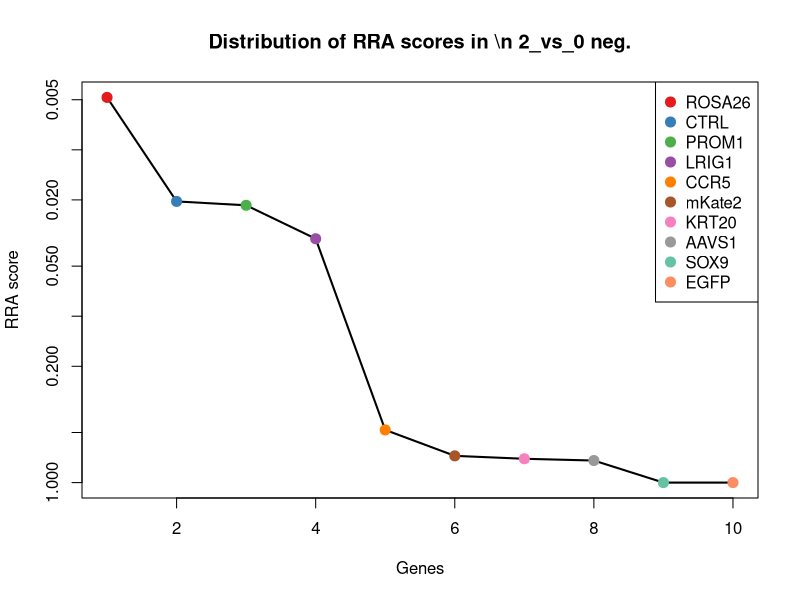
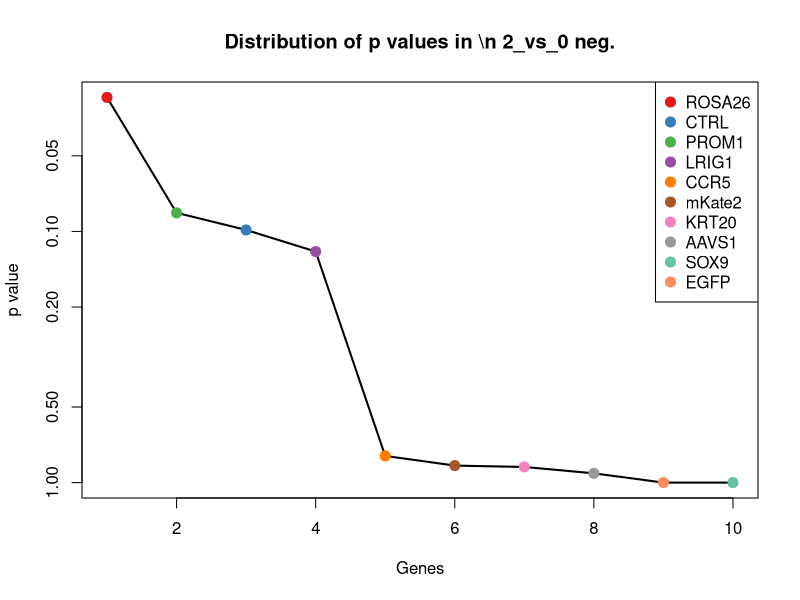
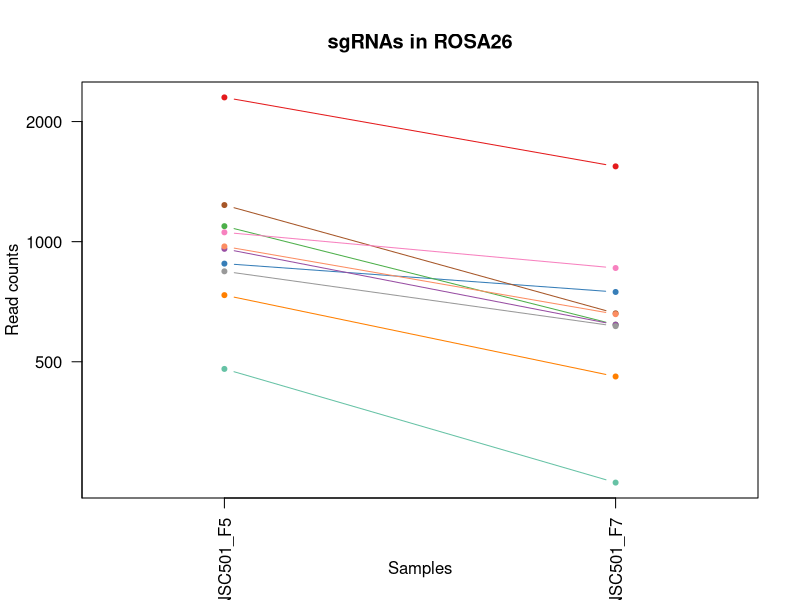
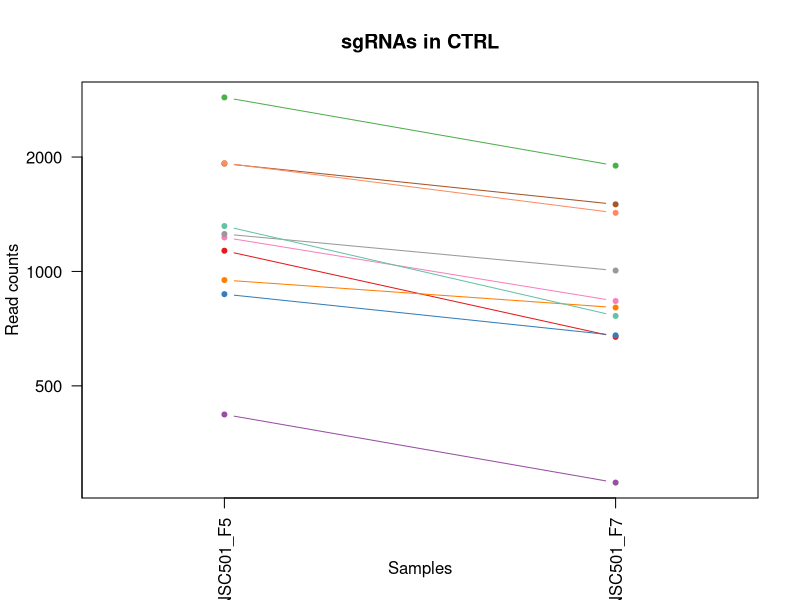
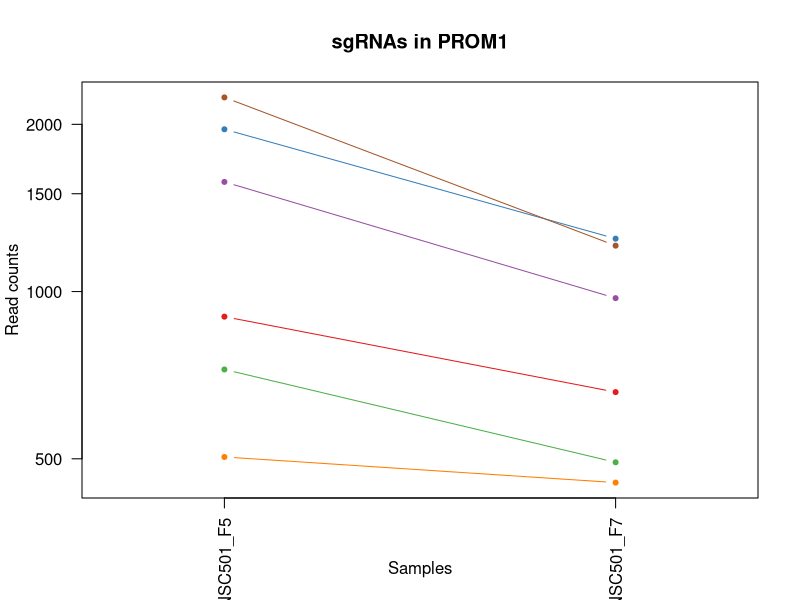
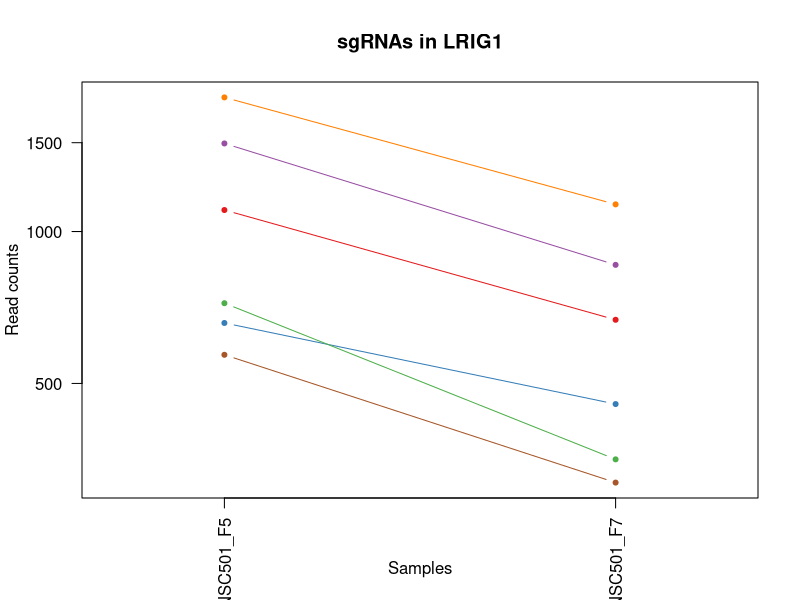
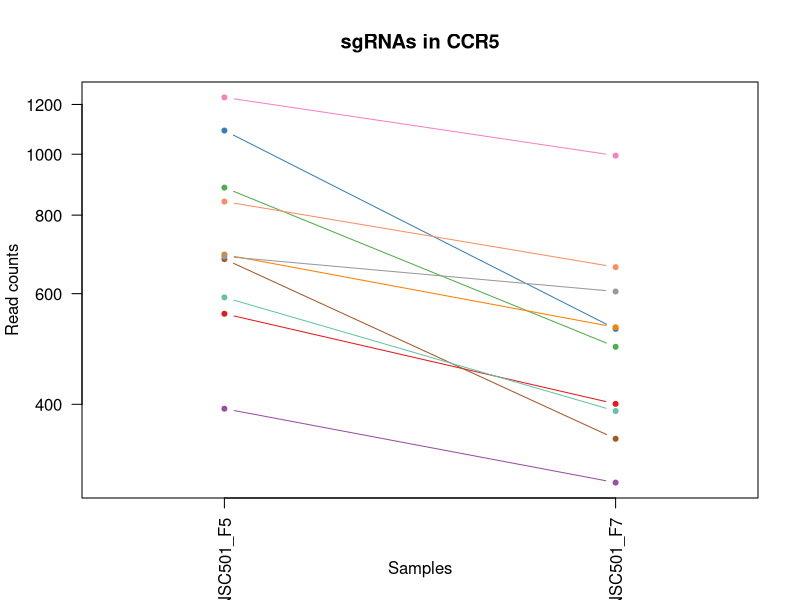
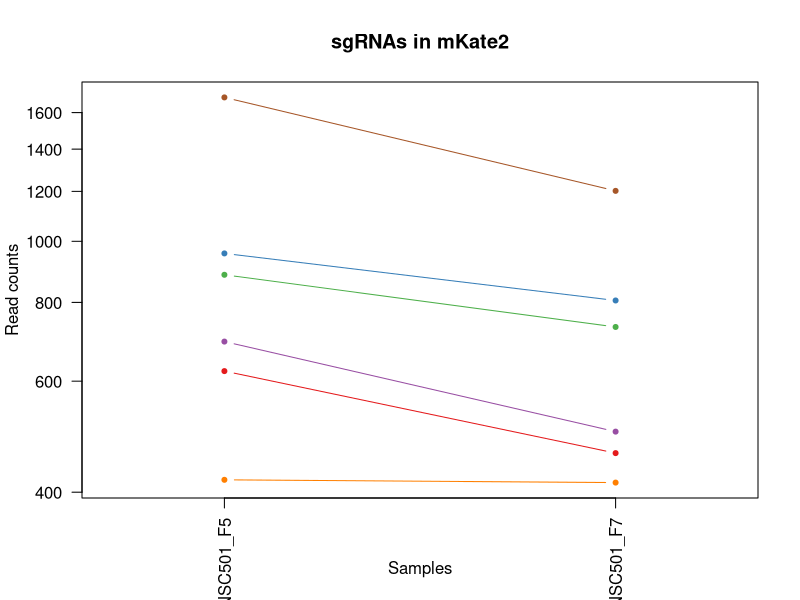

Generate these figures, in order, with R: (Note: this script raises an error after producing the figures.)
pdf(file='S1B_c0_t2.pdf',width=4.5,height=4.5);
gstable=read.table('S1B_c0_t2.gene_summary.txt',header=T)
# 
#
# parameters
# Do not modify the variables beginning with "__"

# gstablename='__GENE_SUMMARY_FILE__'
startindex=3
# outputfile='__OUTPUT_FILE__'
targetgenelist=c("ROSA26","CTRL","PROM1","LRIG1","CCR5","mKate2","KRT20","AAVS1","SOX9","EGFP")
# samplelabel=sub('.\\w+.\\w+$','',colnames(gstable)[startindex]);
samplelabel='2_vs_0 neg.'


# You need to write some codes in front of this code:
# gstable=read.table(gstablename,header=T)
# pdf(file=outputfile,width=6,height=6)


# set up color using RColorBrewer
#library(RColorBrewer)
#colors <- brewer.pal(length(targetgenelist), "Set1")

colors=c( "#E41A1C", "#377EB8", "#4DAF4A", "#984EA3", "#FF7F00",  "#A65628", "#F781BF",
          "#999999", "#66C2A5", "#FC8D62", "#8DA0CB", "#E78AC3", "#A6D854", "#FFD92F", "#E5C494", "#B3B3B3", 
          "#8DD3C7", "#FFFFB3", "#BEBADA", "#FB8072", "#80B1D3", "#FDB462", "#B3DE69", "#FCCDE5",
          "#D9D9D9", "#BC80BD", "#CCEBC5", "#FFED6F")

######
# function definition

plotrankedvalues<-function(val, tglist, ...){
  
  plot(val,log='y',ylim=c(max(val),min(val)),type='l',lwd=2, ...)
  if(length(tglist)>0){
    for(i in 1:length(tglist)){
      targetgene=tglist[i];
      tx=which(names(val)==targetgene);ty=val[targetgene];
      points(tx,ty,col=colors[(i %% length(colors)) ],cex=2,pch=20)
      # text(tx+50,ty,targetgene,col=colors[i])
    }
    legend('topright',tglist,pch=20,pt.cex = 2,cex=1,col=colors)
  }
}



plotrandvalues<-function(val,targetgenelist, ...){
  # choose the one with the best distance distribution
  
  mindiffvalue=0;
  randval=val;
  for(i in 1:20){
    randval0=sample(val)
    vindex=sort(which(names(randval0) %in% targetgenelist))
    if(max(vindex)>0.9*length(val)){
      # print('pass...')
      next;
    }
    mindiffind=min(diff(vindex));
    if (mindiffind > mindiffvalue){
      mindiffvalue=mindiffind;
      randval=randval0;
      # print(paste('Diff: ',mindiffvalue))
    }
  }
  plot(randval,log='y',ylim=c(max(randval),min(randval)),pch=20,col='grey', ...)
  
  if(length(targetgenelist)>0){
    for(i in 1:length(targetgenelist)){
      targetgene=targetgenelist[i];
      tx=which(names(randval)==targetgene);ty=randval[targetgene];
      points(tx,ty,col=colors[(i %% length(colors)) ],cex=2,pch=20)
      text(tx+50,ty,targetgene,col=colors[i])
    }
  }
  
}




# set.seed(1235)



pvec=gstable[,startindex]
names(pvec)=gstable[,'id']
pvec=sort(pvec);

plotrankedvalues(pvec,targetgenelist,xlab='Genes',ylab='RRA score',main=paste('Distribution of RRA scores in \\n',samplelabel))

# plotrandvalues(pvec,targetgenelist,xlab='Genes',ylab='RRA score',main=paste('Distribution of RRA scores in \\n',samplelabel))


pvec=gstable[,startindex+1]
names(pvec)=gstable[,'id']
pvec=sort(pvec);

plotrankedvalues(pvec,targetgenelist,xlab='Genes',ylab='p value',main=paste('Distribution of p values in \\n',samplelabel))

# plotrandvalues(pvec,targetgenelist,xlab='Genes',ylab='p value',main=paste('Distribution of p values in \\n',samplelabel))



# you need to write after this code:
# dev.off()






# parameters
# Do not modify the variables beginning with "__"
targetmat=list(c(2298.243541159349,1543.332191888658),c(880.0357559689342,747.0774135650859),c(1092.623283526174,618.3792036652181),c(958.5590769585452,618.3792036652181),c(733.5227302200257,458.2911864726998),c(1234.3483018976672,660.2322800554191),c(1054.3192245068515,857.9880659991182),c(841.7316969496117,613.147569116443),c(478.80073774153107,247.9794776119403),c(971.9654976153081,657.093299326154))
targetgene="ROSA26"
collabel=c("S05_MNSC501_F5","S07_MNSC501_F7")

# set up color using RColorBrewer
#library(RColorBrewer)
#colors <- brewer.pal(length(targetgenelist), "Set1")

colors=c( "#E41A1C", "#377EB8", "#4DAF4A", "#984EA3", "#FF7F00",  "#A65628", "#F781BF",
          "#999999", "#66C2A5", "#FC8D62", "#8DA0CB", "#E78AC3", "#A6D854", "#FFD92F", "#E5C494", "#B3B3B3", 
          "#8DD3C7", "#FFFFB3", "#BEBADA", "#FB8072", "#80B1D3", "#FDB462", "#B3DE69", "#FCCDE5",
          "#D9D9D9", "#BC80BD", "#CCEBC5", "#FFED6F")


## code

targetmatvec=unlist(targetmat)+1
yrange=range(targetmatvec[targetmatvec>0]);
# yrange[1]=1; # set the minimum value to 1
for(i in 1:length(targetmat)){
  vali=targetmat[[i]]+1;
  if(i==1){
    plot(1:length(vali),vali,type='b',las=1,pch=20,main=paste('sgRNAs in',targetgene),ylab='Read counts',xlab='Samples',xlim=c(0.7,length(vali)+0.3),ylim = yrange,col=colors[(i %% length(colors))],xaxt='n',log='y')
    axis(1,at=1:length(vali),labels=(collabel),las=2)
    # lines(0:100,rep(1,101),col='black');
  }else{
    lines(1:length(vali),vali,type='b',pch=20,col=colors[(i %% length(colors))])
  }
}




# parameters
# Do not modify the variables beginning with "__"
targetmat=list(c(1132.8425454964627,671.7418760627243),c(870.4597412141035,678.0198375212544),c(2868.9740205472544,1896.9906873858554),c(419.42944626158123,277.2766310850809),c(948.0254607282316,802.5327397821021),c(1920.9485598190226,1500.432788588702),c(1227.6450915692858,834.9688739845078),c(1253.5003314073283,1004.4738333648214),c(1315.7444273137273,762.7723172114113),c(1926.694168671921,1425.0972510863403))
targetgene="CTRL"
collabel=c("S05_MNSC501_F5","S07_MNSC501_F7")

# set up color using RColorBrewer
#library(RColorBrewer)
#colors <- brewer.pal(length(targetgenelist), "Set1")

colors=c( "#E41A1C", "#377EB8", "#4DAF4A", "#984EA3", "#FF7F00",  "#A65628", "#F781BF",
          "#999999", "#66C2A5", "#FC8D62", "#8DA0CB", "#E78AC3", "#A6D854", "#FFD92F", "#E5C494", "#B3B3B3", 
          "#8DD3C7", "#FFFFB3", "#BEBADA", "#FB8072", "#80B1D3", "#FDB462", "#B3DE69", "#FCCDE5",
          "#D9D9D9", "#BC80BD", "#CCEBC5", "#FFED6F")


## code

targetmatvec=unlist(targetmat)+1
yrange=range(targetmatvec[targetmatvec>0]);
# yrange[1]=1; # set the minimum value to 1
for(i in 1:length(targetmat)){
  vali=targetmat[[i]]+1;
  if(i==1){
    plot(1:length(vali),vali,type='b',las=1,pch=20,main=paste('sgRNAs in',targetgene),ylab='Read counts',xlab='Samples',xlim=c(0.7,length(vali)+0.3),ylim = yrange,col=colors[(i %% length(colors))],xaxt='n',log='y')
    axis(1,at=1:length(vali),labels=(collabel),las=2)
    # lines(0:100,rep(1,101),col='black');
  }else{
    lines(1:length(vali),vali,type='b',pch=20,col=colors[(i %% length(colors))])
  }
}




# parameters
# Do not modify the variables beginning with "__"
targetmat=list(c(900.1453869540785,658.1396262359091),c(1958.2950173628622,1244.0826956987214),c(722.989113989712,491.7736475848605),c(1574.2968256941542,972.0376991624157),c(502.74077462860765,452.0132250141696),c(2235.041843777467,1208.5075807670507))
targetgene="PROM1"
collabel=c("S05_MNSC501_F5","S07_MNSC501_F7")

# set up color using RColorBrewer
#library(RColorBrewer)
#colors <- brewer.pal(length(targetgenelist), "Set1")

colors=c( "#E41A1C", "#377EB8", "#4DAF4A", "#984EA3", "#FF7F00",  "#A65628", "#F781BF",
          "#999999", "#66C2A5", "#FC8D62", "#8DA0CB", "#E78AC3", "#A6D854", "#FFD92F", "#E5C494", "#B3B3B3", 
          "#8DD3C7", "#FFFFB3", "#BEBADA", "#FB8072", "#80B1D3", "#FDB462", "#B3DE69", "#FCCDE5",
          "#D9D9D9", "#BC80BD", "#CCEBC5", "#FFED6F")


## code

targetmatvec=unlist(targetmat)+1
yrange=range(targetmatvec[targetmatvec>0]);
# yrange[1]=1; # set the minimum value to 1
for(i in 1:length(targetmat)){
  vali=targetmat[[i]]+1;
  if(i==1){
    plot(1:length(vali),vali,type='b',las=1,pch=20,main=paste('sgRNAs in',targetgene),ylab='Read counts',xlab='Samples',xlim=c(0.7,length(vali)+0.3),ylim = yrange,col=colors[(i %% length(colors))],xaxt='n',log='y')
    axis(1,at=1:length(vali),labels=(collabel),las=2)
    # lines(0:100,rep(1,101),col='black');
  }else{
    lines(1:length(vali),vali,type='b',pch=20,col=colors[(i %% length(colors))])
  }
}




# parameters
# Do not modify the variables beginning with "__"
targetmat=list(c(1102.1992982810045,667.5565684237042),c(657.8722136568637,454.1058788336797),c(720.1163095632628,352.6121685874425),c(1493.858301753577,857.9880659991182),c(1843.3828403048947,1131.079389445179),c(568.8152764369389,317.03705365577173))
targetgene="LRIG1"
collabel=c("S05_MNSC501_F5","S07_MNSC501_F7")

# set up color using RColorBrewer
#library(RColorBrewer)
#colors <- brewer.pal(length(targetgenelist), "Set1")

colors=c( "#E41A1C", "#377EB8", "#4DAF4A", "#984EA3", "#FF7F00",  "#A65628", "#F781BF",
          "#999999", "#66C2A5", "#FC8D62", "#8DA0CB", "#E78AC3", "#A6D854", "#FFD92F", "#E5C494", "#B3B3B3", 
          "#8DD3C7", "#FFFFB3", "#BEBADA", "#FB8072", "#80B1D3", "#FDB462", "#B3DE69", "#FCCDE5",
          "#D9D9D9", "#BC80BD", "#CCEBC5", "#FFED6F")


## code

targetmatvec=unlist(targetmat)+1
yrange=range(targetmatvec[targetmatvec>0]);
# yrange[1]=1; # set the minimum value to 1
for(i in 1:length(targetmat)){
  vali=targetmat[[i]]+1;
  if(i==1){
    plot(1:length(vali),vali,type='b',las=1,pch=20,main=paste('sgRNAs in',targetgene),ylab='Read counts',xlab='Samples',xlim=c(0.7,length(vali)+0.3),ylim = yrange,col=colors[(i %% length(colors))],xaxt='n',log='y')
    axis(1,at=1:length(vali),labels=(collabel),las=2)
    # lines(0:100,rep(1,101),col='black');
  }else{
    lines(1:length(vali),vali,type='b',pch=20,col=colors[(i %% length(colors))])
  }
}




# parameters
# Do not modify the variables beginning with "__"
targetmat=list(c(556.3664572556592,399.6968795264185),c(1089.7504790997248,526.3024356067762),c(883.8661618708664,492.8199744946155),c(392.6166049480555,299.2494961899364),c(691.3882652987709,529.4414163360412),c(679.8970475929741,351.5658416776875),c(1230.517895995735,994.0105642672712),c(686.6002579213556,603.7306269286479),c(590.8401103730494,389.2336104288683),c(839.8164939986456,660.2322800554191))
targetgene="CCR5"
collabel=c("S05_MNSC501_F5","S07_MNSC501_F7")

# set up color using RColorBrewer
#library(RColorBrewer)
#colors <- brewer.pal(length(targetgenelist), "Set1")

colors=c( "#E41A1C", "#377EB8", "#4DAF4A", "#984EA3", "#FF7F00",  "#A65628", "#F781BF",
          "#999999", "#66C2A5", "#FC8D62", "#8DA0CB", "#E78AC3", "#A6D854", "#FFD92F", "#E5C494", "#B3B3B3", 
          "#8DD3C7", "#FFFFB3", "#BEBADA", "#FB8072", "#80B1D3", "#FDB462", "#B3DE69", "#FCCDE5",
          "#D9D9D9", "#BC80BD", "#CCEBC5", "#FFED6F")


## code

targetmatvec=unlist(targetmat)+1
yrange=range(targetmatvec[targetmatvec>0]);
# yrange[1]=1; # set the minimum value to 1
for(i in 1:length(targetmat)){
  vali=targetmat[[i]]+1;
  if(i==1){
    plot(1:length(vali),vali,type='b',las=1,pch=20,main=paste('sgRNAs in',targetgene),ylab='Read counts',xlab='Samples',xlim=c(0.7,length(vali)+0.3),ylim = yrange,col=colors[(i %% length(colors))],xaxt='n',log='y')
    axis(1,at=1:length(vali),labels=(collabel),las=2)
    # lines(0:100,rep(1,101),col='black');
  }else{
    lines(1:length(vali),vali,type='b',pch=20,col=colors[(i %% length(colors))])
  }
}




# parameters
# Do not modify the variables beginning with "__"
targetmat=list(c(621.4833575885074,460.3838402922098),c(955.686272532096,804.6253936016121),c(883.8661618708664,730.3361830090056),c(692.345866774254,498.0516090433906),c(417.5142433106151,413.2991293532338),c(1690.1666042276047,1201.1832923987656))
targetgene="mKate2"
collabel=c("S05_MNSC501_F5","S07_MNSC501_F7")

# set up color using RColorBrewer
#library(RColorBrewer)
#colors <- brewer.pal(length(targetgenelist), "Set1")

colors=c( "#E41A1C", "#377EB8", "#4DAF4A", "#984EA3", "#FF7F00",  "#A65628", "#F781BF",
          "#999999", "#66C2A5", "#FC8D62", "#8DA0CB", "#E78AC3", "#A6D854", "#FFD92F", "#E5C494", "#B3B3B3", 
          "#8DD3C7", "#FFFFB3", "#BEBADA", "#FB8072", "#80B1D3", "#FDB462", "#B3DE69", "#FCCDE5",
          "#D9D9D9", "#BC80BD", "#CCEBC5", "#FFED6F")


## code

targetmatvec=unlist(targetmat)+1
yrange=range(targetmatvec[targetmatvec>0]);
# yrange[1]=1; # set the minimum value to 1
for(i in 1:length(targetmat)){
  vali=targetmat[[i]]+1;
  if(i==1){
    plot(1:length(vali),vali,type='b',las=1,pch=20,main=paste('sgRNAs in',targetgene),ylab='Read counts',xlab='Samples',xlim=c(0.7,length(vali)+0.3),ylim = yrange,col=colors[(i %% length(colors))],xaxt='n',log='y')
    axis(1,at=1:length(vali),labels=(collabel),las=2)
    # lines(0:100,rep(1,101),col='black');
  }else{
    lines(1:length(vali),vali,type='b',pch=20,col=colors[(i %% length(colors))])
  }
}




# parameters
# Do not modify the variables beginning with "__"
targetmat=list(c(523.808007089235,460.3838402922098),c(1025.5911802423595,776.3745670382266),c(762.2507744845175,559.7848967189369),c(522.850405613752,314.9443998362617),c(1516.8407371651706,1033.770986837962),c(540.0872321724471,416.4381100824989))
targetgene="KRT20"
collabel=c("S05_MNSC501_F5","S07_MNSC501_F7")

# set up color using RColorBrewer
#library(RColorBrewer)
#colors <- brewer.pal(length(targetgenelist), "Set1")

colors=c( "#E41A1C", "#377EB8", "#4DAF4A", "#984EA3", "#FF7F00",  "#A65628", "#F781BF",
          "#999999", "#66C2A5", "#FC8D62", "#8DA0CB", "#E78AC3", "#A6D854", "#FFD92F", "#E5C494", "#B3B3B3", 
          "#8DD3C7", "#FFFFB3", "#BEBADA", "#FB8072", "#80B1D3", "#FDB462", "#B3DE69", "#FCCDE5",
          "#D9D9D9", "#BC80BD", "#CCEBC5", "#FFED6F")


## code

targetmatvec=unlist(targetmat)+1
yrange=range(targetmatvec[targetmatvec>0]);
# yrange[1]=1; # set the minimum value to 1
for(i in 1:length(targetmat)){
  vali=targetmat[[i]]+1;
  if(i==1){
    plot(1:length(vali),vali,type='b',las=1,pch=20,main=paste('sgRNAs in',targetgene),ylab='Read counts',xlab='Samples',xlim=c(0.7,length(vali)+0.3),ylim = yrange,col=colors[(i %% length(colors))],xaxt='n',log='y')
    axis(1,at=1:length(vali),labels=(collabel),las=2)
    # lines(0:100,rep(1,101),col='black');
  }else{
    lines(1:length(vali),vali,type='b',pch=20,col=colors[(i %% length(colors))])
  }
}




# parameters
# Do not modify the variables beginning with "__"
targetmat=list(c(715.3283021858474,527.3487625165312),c(1135.7153499229119,791.0231437747968),c(726.8195198916442,456.1985326531897),c(348.56693707583463,332.7319573020971),c(662.6602210342791,438.4109751873543),c(250.8915865765623,290.8788809118962),c(586.0521029956341,386.0946296996032),c(1174.9770104177173,629.8887996725234),c(362.9309592080806,261.5817274387556),c(542.0024351234132,465.6154748409849))
targetgene="AAVS1"
collabel=c("S05_MNSC501_F5","S07_MNSC501_F7")

# set up color using RColorBrewer
#library(RColorBrewer)
#colors <- brewer.pal(length(targetgenelist), "Set1")

colors=c( "#E41A1C", "#377EB8", "#4DAF4A", "#984EA3", "#FF7F00",  "#A65628", "#F781BF",
          "#999999", "#66C2A5", "#FC8D62", "#8DA0CB", "#E78AC3", "#A6D854", "#FFD92F", "#E5C494", "#B3B3B3", 
          "#8DD3C7", "#FFFFB3", "#BEBADA", "#FB8072", "#80B1D3", "#FDB462", "#B3DE69", "#FCCDE5",
          "#D9D9D9", "#BC80BD", "#CCEBC5", "#FFED6F")


## code

targetmatvec=unlist(targetmat)+1
yrange=range(targetmatvec[targetmatvec>0]);
# yrange[1]=1; # set the minimum value to 1
for(i in 1:length(targetmat)){
  vali=targetmat[[i]]+1;
  if(i==1){
    plot(1:length(vali),vali,type='b',las=1,pch=20,main=paste('sgRNAs in',targetgene),ylab='Read counts',xlab='Samples',xlim=c(0.7,length(vali)+0.3),ylim = yrange,col=colors[(i %% length(colors))],xaxt='n',log='y')
    axis(1,at=1:length(vali),labels=(collabel),las=2)
    # lines(0:100,rep(1,101),col='black');
  }else{
    lines(1:length(vali),vali,type='b',pch=20,col=colors[(i %% length(colors))])
  }
}




# parameters
# Do not modify the variables beginning with "__"
targetmat=list(c(529.5536159421334,1018.0760831916367),c(150.34343165084076,1204.3222731280307),c(243.2307747726978,352.6121685874425),c(152.25863460180688,582.8040887335475),c(392.6166049480555,1275.4725029913723),c(567.8576749614559,957.3891224258454))
targetgene="SOX9"
collabel=c("S05_MNSC501_F5","S07_MNSC501_F7")

# set up color using RColorBrewer
#library(RColorBrewer)
#colors <- brewer.pal(length(targetgenelist), "Set1")

colors=c( "#E41A1C", "#377EB8", "#4DAF4A", "#984EA3", "#FF7F00",  "#A65628", "#F781BF",
          "#999999", "#66C2A5", "#FC8D62", "#8DA0CB", "#E78AC3", "#A6D854", "#FFD92F", "#E5C494", "#B3B3B3", 
          "#8DD3C7", "#FFFFB3", "#BEBADA", "#FB8072", "#80B1D3", "#FDB462", "#B3DE69", "#FCCDE5",
          "#D9D9D9", "#BC80BD", "#CCEBC5", "#FFED6F")


## code

targetmatvec=unlist(targetmat)+1
yrange=range(targetmatvec[targetmatvec>0]);
# yrange[1]=1; # set the minimum value to 1
for(i in 1:length(targetmat)){
  vali=targetmat[[i]]+1;
  if(i==1){
    plot(1:length(vali),vali,type='b',las=1,pch=20,main=paste('sgRNAs in',targetgene),ylab='Read counts',xlab='Samples',xlim=c(0.7,length(vali)+0.3),ylim = yrange,col=colors[(i %% length(colors))],xaxt='n',log='y')
    axis(1,at=1:length(vali),labels=(collabel),las=2)
    # lines(0:100,rep(1,101),col='black');
  }else{
    lines(1:length(vali),vali,type='b',pch=20,col=colors[(i %% length(colors))])
  }
}




# parameters
# Do not modify the variables beginning with "__"
targetmat=list(c(133.10660509214566,2683.828523521632),c(232.6971585423841,4673.942305875685),c(159.91944640567138,1892.8053797468353),c(169.495461160502,1894.8980335663455),c(158.96184493018833,3739.5723754644496),c(560.1968631575913,3004.004557906669))
targetgene="EGFP"
collabel=c("S05_MNSC501_F5","S07_MNSC501_F7")

# set up color using RColorBrewer
#library(RColorBrewer)
#colors <- brewer.pal(length(targetgenelist), "Set1")

colors=c( "#E41A1C", "#377EB8", "#4DAF4A", "#984EA3", "#FF7F00",  "#A65628", "#F781BF",
          "#999999", "#66C2A5", "#FC8D62", "#8DA0CB", "#E78AC3", "#A6D854", "#FFD92F", "#E5C494", "#B3B3B3", 
          "#8DD3C7", "#FFFFB3", "#BEBADA", "#FB8072", "#80B1D3", "#FDB462", "#B3DE69", "#FCCDE5",
          "#D9D9D9", "#BC80BD", "#CCEBC5", "#FFED6F")


## code

targetmatvec=unlist(targetmat)+1
yrange=range(targetmatvec[targetmatvec>0]);
# yrange[1]=1; # set the minimum value to 1
for(i in 1:length(targetmat)){
  vali=targetmat[[i]]+1;
  if(i==1){
    plot(1:length(vali),vali,type='b',las=1,pch=20,main=paste('sgRNAs in',targetgene),ylab='Read counts',xlab='Samples',xlim=c(0.7,length(vali)+0.3),ylim = yrange,col=colors[(i %% length(colors))],xaxt='n',log='y')
    axis(1,at=1:length(vali),labels=(collabel),las=2)
    # lines(0:100,rep(1,101),col='black');
  }else{
    lines(1:length(vali),vali,type='b',pch=20,col=colors[(i %% length(colors))])
  }
}



# 
#
# parameters
# Do not modify the variables beginning with "__"

# gstablename='__GENE_SUMMARY_FILE__'
startindex=9
# outputfile='__OUTPUT_FILE__'
targetgenelist=c("EGFP","SOX9","mKate2","PROM1","KRT20","AAVS1","CCR5","CTRL","LRIG1","ROSA26")
# samplelabel=sub('.\\w+.\\w+$','',colnames(gstable)[startindex]);
samplelabel='2_vs_0 pos.'


# You need to write some codes in front of this code:
# gstable=read.table(gstablename,header=T)
# pdf(file=outputfile,width=6,height=6)


# set up color using RColorBrewer
#library(RColorBrewer)
#colors <- brewer.pal(length(targetgenelist), "Set1")

colors=c( "#E41A1C", "#377EB8", "#4DAF4A", "#984EA3", "#FF7F00",  "#A65628", "#F781BF",
          "#999999", "#66C2A5", "#FC8D62", "#8DA0CB", "#E78AC3", "#A6D854", "#FFD92F", "#E5C494", "#B3B3B3", 
          "#8DD3C7", "#FFFFB3", "#BEBADA", "#FB8072", "#80B1D3", "#FDB462", "#B3DE69", "#FCCDE5",
          "#D9D9D9", "#BC80BD", "#CCEBC5", "#FFED6F")

######
# function definition

plotrankedvalues<-function(val, tglist, ...){
  
  plot(val,log='y',ylim=c(max(val),min(val)),type='l',lwd=2, ...)
  if(length(tglist)>0){
    for(i in 1:length(tglist)){
      targetgene=tglist[i];
      tx=which(names(val)==targetgene);ty=val[targetgene];
      points(tx,ty,col=colors[(i %% length(colors)) ],cex=2,pch=20)
      # text(tx+50,ty,targetgene,col=colors[i])
    }
    legend('topright',tglist,pch=20,pt.cex = 2,cex=1,col=colors)
  }
}



plotrandvalues<-function(val,targetgenelist, ...){
  # choose the one with the best distance distribution
  
  mindiffvalue=0;
  randval=val;
  for(i in 1:20){
    randval0=sample(val)
    vindex=sort(which(names(randval0) %in% targetgenelist))
    if(max(vindex)>0.9*length(val)){
      # print('pass...')
      next;
    }
    mindiffind=min(diff(vindex));
    if (mindiffind > mindiffvalue){
      mindiffvalue=mindiffind;
      randval=randval0;
      # print(paste('Diff: ',mindiffvalue))
    }
  }
  plot(randval,log='y',ylim=c(max(randval),min(randval)),pch=20,col='grey', ...)
  
  if(length(targetgenelist)>0){
    for(i in 1:length(targetgenelist)){
      targetgene=targetgenelist[i];
      tx=which(names(randval)==targetgene);ty=randval[targetgene];
      points(tx,ty,col=colors[(i %% length(colors)) ],cex=2,pch=20)
      text(tx+50,ty,targetgene,col=colors[i])
    }
  }
  
}




# set.seed(1235)



pvec=gstable[,startindex]
names(pvec)=gstable[,'id']
pvec=sort(pvec);

plotrankedvalues(pvec,targetgenelist,xlab='Genes',ylab='RRA score',main=paste('Distribution of RRA scores in \\n',samplelabel))

# plotrandvalues(pvec,targetgenelist,xlab='Genes',ylab='RRA score',main=paste('Distribution of RRA scores in \\n',samplelabel))


pvec=gstable[,startindex+1]
names(pvec)=gstable[,'id']
pvec=sort(pvec);

plotrankedvalues(pvec,targetgenelist,xlab='Genes',ylab='p value',main=paste('Distribution of p values in \\n',samplelabel))

# plotrandvalues(pvec,targetgenelist,xlab='Genes',ylab='p value',main=paste('Distribution of p values in \\n',samplelabel))



# you need to write after this code:
# dev.off()






# parameters
# Do not modify the variables beginning with "__"
targetmat=list(c(133.10660509214566,2683.828523521632),c(232.6971585423841,4673.942305875685),c(159.91944640567138,1892.8053797468353),c(169.495461160502,1894.8980335663455),c(158.96184493018833,3739.5723754644496),c(560.1968631575913,3004.004557906669))
targetgene="EGFP"
collabel=c("S05_MNSC501_F5","S07_MNSC501_F7")

# set up color using RColorBrewer
#library(RColorBrewer)
#colors <- brewer.pal(length(targetgenelist), "Set1")

colors=c( "#E41A1C", "#377EB8", "#4DAF4A", "#984EA3", "#FF7F00",  "#A65628", "#F781BF",
          "#999999", "#66C2A5", "#FC8D62", "#8DA0CB", "#E78AC3", "#A6D854", "#FFD92F", "#E5C494", "#B3B3B3", 
          "#8DD3C7", "#FFFFB3", "#BEBADA", "#FB8072", "#80B1D3", "#FDB462", "#B3DE69", "#FCCDE5",
          "#D9D9D9", "#BC80BD", "#CCEBC5", "#FFED6F")


## code

targetmatvec=unlist(targetmat)+1
yrange=range(targetmatvec[targetmatvec>0]);
# yrange[1]=1; # set the minimum value to 1
for(i in 1:length(targetmat)){
  vali=targetmat[[i]]+1;
  if(i==1){
    plot(1:length(vali),vali,type='b',las=1,pch=20,main=paste('sgRNAs in',targetgene),ylab='Read counts',xlab='Samples',xlim=c(0.7,length(vali)+0.3),ylim = yrange,col=colors[(i %% length(colors))],xaxt='n',log='y')
    axis(1,at=1:length(vali),labels=(collabel),las=2)
    # lines(0:100,rep(1,101),col='black');
  }else{
    lines(1:length(vali),vali,type='b',pch=20,col=colors[(i %% length(colors))])
  }
}




# parameters
# Do not modify the variables beginning with "__"
targetmat=list(c(529.5536159421334,1018.0760831916367),c(150.34343165084076,1204.3222731280307),c(243.2307747726978,352.6121685874425),c(152.25863460180688,582.8040887335475),c(392.6166049480555,1275.4725029913723),c(567.8576749614559,957.3891224258454))
targetgene="SOX9"
collabel=c("S05_MNSC501_F5","S07_MNSC501_F7")

# set up color using RColorBrewer
#library(RColorBrewer)
#colors <- brewer.pal(length(targetgenelist), "Set1")

colors=c( "#E41A1C", "#377EB8", "#4DAF4A", "#984EA3", "#FF7F00",  "#A65628", "#F781BF",
          "#999999", "#66C2A5", "#FC8D62", "#8DA0CB", "#E78AC3", "#A6D854", "#FFD92F", "#E5C494", "#B3B3B3", 
          "#8DD3C7", "#FFFFB3", "#BEBADA", "#FB8072", "#80B1D3", "#FDB462", "#B3DE69", "#FCCDE5",
          "#D9D9D9", "#BC80BD", "#CCEBC5", "#FFED6F")


## code

targetmatvec=unlist(targetmat)+1
yrange=range(targetmatvec[targetmatvec>0]);
# yrange[1]=1; # set the minimum value to 1
for(i in 1:length(targetmat)){
  vali=targetmat[[i]]+1;
  if(i==1){
    plot(1:length(vali),vali,type='b',las=1,pch=20,main=paste('sgRNAs in',targetgene),ylab='Read counts',xlab='Samples',xlim=c(0.7,length(vali)+0.3),ylim = yrange,col=colors[(i %% length(colors))],xaxt='n',log='y')
    axis(1,at=1:length(vali),labels=(collabel),las=2)
    # lines(0:100,rep(1,101),col='black');
  }else{
    lines(1:length(vali),vali,type='b',pch=20,col=colors[(i %% length(colors))])
  }
}




# parameters
# Do not modify the variables beginning with "__"
targetmat=list(c(621.4833575885074,460.3838402922098),c(955.686272532096,804.6253936016121),c(883.8661618708664,730.3361830090056),c(692.345866774254,498.0516090433906),c(417.5142433106151,413.2991293532338),c(1690.1666042276047,1201.1832923987656))
targetgene="mKate2"
collabel=c("S05_MNSC501_F5","S07_MNSC501_F7")

# set up color using RColorBrewer
#library(RColorBrewer)
#colors <- brewer.pal(length(targetgenelist), "Set1")

colors=c( "#E41A1C", "#377EB8", "#4DAF4A", "#984EA3", "#FF7F00",  "#A65628", "#F781BF",
          "#999999", "#66C2A5", "#FC8D62", "#8DA0CB", "#E78AC3", "#A6D854", "#FFD92F", "#E5C494", "#B3B3B3", 
          "#8DD3C7", "#FFFFB3", "#BEBADA", "#FB8072", "#80B1D3", "#FDB462", "#B3DE69", "#FCCDE5",
          "#D9D9D9", "#BC80BD", "#CCEBC5", "#FFED6F")


## code

targetmatvec=unlist(targetmat)+1
yrange=range(targetmatvec[targetmatvec>0]);
# yrange[1]=1; # set the minimum value to 1
for(i in 1:length(targetmat)){
  vali=targetmat[[i]]+1;
  if(i==1){
    plot(1:length(vali),vali,type='b',las=1,pch=20,main=paste('sgRNAs in',targetgene),ylab='Read counts',xlab='Samples',xlim=c(0.7,length(vali)+0.3),ylim = yrange,col=colors[(i %% length(colors))],xaxt='n',log='y')
    axis(1,at=1:length(vali),labels=(collabel),las=2)
    # lines(0:100,rep(1,101),col='black');
  }else{
    lines(1:length(vali),vali,type='b',pch=20,col=colors[(i %% length(colors))])
  }
}




# parameters
# Do not modify the variables beginning with "__"
targetmat=list(c(900.1453869540785,658.1396262359091),c(1958.2950173628622,1244.0826956987214),c(722.989113989712,491.7736475848605),c(1574.2968256941542,972.0376991624157),c(502.74077462860765,452.0132250141696),c(2235.041843777467,1208.5075807670507))
targetgene="PROM1"
collabel=c("S05_MNSC501_F5","S07_MNSC501_F7")

# set up color using RColorBrewer
#library(RColorBrewer)
#colors <- brewer.pal(length(targetgenelist), "Set1")

colors=c( "#E41A1C", "#377EB8", "#4DAF4A", "#984EA3", "#FF7F00",  "#A65628", "#F781BF",
          "#999999", "#66C2A5", "#FC8D62", "#8DA0CB", "#E78AC3", "#A6D854", "#FFD92F", "#E5C494", "#B3B3B3", 
          "#8DD3C7", "#FFFFB3", "#BEBADA", "#FB8072", "#80B1D3", "#FDB462", "#B3DE69", "#FCCDE5",
          "#D9D9D9", "#BC80BD", "#CCEBC5", "#FFED6F")


## code

targetmatvec=unlist(targetmat)+1
yrange=range(targetmatvec[targetmatvec>0]);
# yrange[1]=1; # set the minimum value to 1
for(i in 1:length(targetmat)){
  vali=targetmat[[i]]+1;
  if(i==1){
    plot(1:length(vali),vali,type='b',las=1,pch=20,main=paste('sgRNAs in',targetgene),ylab='Read counts',xlab='Samples',xlim=c(0.7,length(vali)+0.3),ylim = yrange,col=colors[(i %% length(colors))],xaxt='n',log='y')
    axis(1,at=1:length(vali),labels=(collabel),las=2)
    # lines(0:100,rep(1,101),col='black');
  }else{
    lines(1:length(vali),vali,type='b',pch=20,col=colors[(i %% length(colors))])
  }
}




# parameters
# Do not modify the variables beginning with "__"
targetmat=list(c(523.808007089235,460.3838402922098),c(1025.5911802423595,776.3745670382266),c(762.2507744845175,559.7848967189369),c(522.850405613752,314.9443998362617),c(1516.8407371651706,1033.770986837962),c(540.0872321724471,416.4381100824989))
targetgene="KRT20"
collabel=c("S05_MNSC501_F5","S07_MNSC501_F7")

# set up color using RColorBrewer
#library(RColorBrewer)
#colors <- brewer.pal(length(targetgenelist), "Set1")

colors=c( "#E41A1C", "#377EB8", "#4DAF4A", "#984EA3", "#FF7F00",  "#A65628", "#F781BF",
          "#999999", "#66C2A5", "#FC8D62", "#8DA0CB", "#E78AC3", "#A6D854", "#FFD92F", "#E5C494", "#B3B3B3", 
          "#8DD3C7", "#FFFFB3", "#BEBADA", "#FB8072", "#80B1D3", "#FDB462", "#B3DE69", "#FCCDE5",
          "#D9D9D9", "#BC80BD", "#CCEBC5", "#FFED6F")


## code

targetmatvec=unlist(targetmat)+1
yrange=range(targetmatvec[targetmatvec>0]);
# yrange[1]=1; # set the minimum value to 1
for(i in 1:length(targetmat)){
  vali=targetmat[[i]]+1;
  if(i==1){
    plot(1:length(vali),vali,type='b',las=1,pch=20,main=paste('sgRNAs in',targetgene),ylab='Read counts',xlab='Samples',xlim=c(0.7,length(vali)+0.3),ylim = yrange,col=colors[(i %% length(colors))],xaxt='n',log='y')
    axis(1,at=1:length(vali),labels=(collabel),las=2)
    # lines(0:100,rep(1,101),col='black');
  }else{
    lines(1:length(vali),vali,type='b',pch=20,col=colors[(i %% length(colors))])
  }
}




# parameters
# Do not modify the variables beginning with "__"
targetmat=list(c(715.3283021858474,527.3487625165312),c(1135.7153499229119,791.0231437747968),c(726.8195198916442,456.1985326531897),c(348.56693707583463,332.7319573020971),c(662.6602210342791,438.4109751873543),c(250.8915865765623,290.8788809118962),c(586.0521029956341,386.0946296996032),c(1174.9770104177173,629.8887996725234),c(362.9309592080806,261.5817274387556),c(542.0024351234132,465.6154748409849))
targetgene="AAVS1"
collabel=c("S05_MNSC501_F5","S07_MNSC501_F7")

# set up color using RColorBrewer
#library(RColorBrewer)
#colors <- brewer.pal(length(targetgenelist), "Set1")

colors=c( "#E41A1C", "#377EB8", "#4DAF4A", "#984EA3", "#FF7F00",  "#A65628", "#F781BF",
          "#999999", "#66C2A5", "#FC8D62", "#8DA0CB", "#E78AC3", "#A6D854", "#FFD92F", "#E5C494", "#B3B3B3", 
          "#8DD3C7", "#FFFFB3", "#BEBADA", "#FB8072", "#80B1D3", "#FDB462", "#B3DE69", "#FCCDE5",
          "#D9D9D9", "#BC80BD", "#CCEBC5", "#FFED6F")


## code

targetmatvec=unlist(targetmat)+1
yrange=range(targetmatvec[targetmatvec>0]);
# yrange[1]=1; # set the minimum value to 1
for(i in 1:length(targetmat)){
  vali=targetmat[[i]]+1;
  if(i==1){
    plot(1:length(vali),vali,type='b',las=1,pch=20,main=paste('sgRNAs in',targetgene),ylab='Read counts',xlab='Samples',xlim=c(0.7,length(vali)+0.3),ylim = yrange,col=colors[(i %% length(colors))],xaxt='n',log='y')
    axis(1,at=1:length(vali),labels=(collabel),las=2)
    # lines(0:100,rep(1,101),col='black');
  }else{
    lines(1:length(vali),vali,type='b',pch=20,col=colors[(i %% length(colors))])
  }
}




# parameters
# Do not modify the variables beginning with "__"
targetmat=list(c(556.3664572556592,399.6968795264185),c(1089.7504790997248,526.3024356067762),c(883.8661618708664,492.8199744946155),c(392.6166049480555,299.2494961899364),c(691.3882652987709,529.4414163360412),c(679.8970475929741,351.5658416776875),c(1230.517895995735,994.0105642672712),c(686.6002579213556,603.7306269286479),c(590.8401103730494,389.2336104288683),c(839.8164939986456,660.2322800554191))
targetgene="CCR5"
collabel=c("S05_MNSC501_F5","S07_MNSC501_F7")

# set up color using RColorBrewer
#library(RColorBrewer)
#colors <- brewer.pal(length(targetgenelist), "Set1")

colors=c( "#E41A1C", "#377EB8", "#4DAF4A", "#984EA3", "#FF7F00",  "#A65628", "#F781BF",
          "#999999", "#66C2A5", "#FC8D62", "#8DA0CB", "#E78AC3", "#A6D854", "#FFD92F", "#E5C494", "#B3B3B3", 
          "#8DD3C7", "#FFFFB3", "#BEBADA", "#FB8072", "#80B1D3", "#FDB462", "#B3DE69", "#FCCDE5",
          "#D9D9D9", "#BC80BD", "#CCEBC5", "#FFED6F")


## code

targetmatvec=unlist(targetmat)+1
yrange=range(targetmatvec[targetmatvec>0]);
# yrange[1]=1; # set the minimum value to 1
for(i in 1:length(targetmat)){
  vali=targetmat[[i]]+1;
  if(i==1){
    plot(1:length(vali),vali,type='b',las=1,pch=20,main=paste('sgRNAs in',targetgene),ylab='Read counts',xlab='Samples',xlim=c(0.7,length(vali)+0.3),ylim = yrange,col=colors[(i %% length(colors))],xaxt='n',log='y')
    axis(1,at=1:length(vali),labels=(collabel),las=2)
    # lines(0:100,rep(1,101),col='black');
  }else{
    lines(1:length(vali),vali,type='b',pch=20,col=colors[(i %% length(colors))])
  }
}




# parameters
# Do not modify the variables beginning with "__"
targetmat=list(c(1132.8425454964627,671.7418760627243),c(870.4597412141035,678.0198375212544),c(2868.9740205472544,1896.9906873858554),c(419.42944626158123,277.2766310850809),c(948.0254607282316,802.5327397821021),c(1920.9485598190226,1500.432788588702),c(1227.6450915692858,834.9688739845078),c(1253.5003314073283,1004.4738333648214),c(1315.7444273137273,762.7723172114113),c(1926.694168671921,1425.0972510863403))
targetgene="CTRL"
collabel=c("S05_MNSC501_F5","S07_MNSC501_F7")

# set up color using RColorBrewer
#library(RColorBrewer)
#colors <- brewer.pal(length(targetgenelist), "Set1")

colors=c( "#E41A1C", "#377EB8", "#4DAF4A", "#984EA3", "#FF7F00",  "#A65628", "#F781BF",
          "#999999", "#66C2A5", "#FC8D62", "#8DA0CB", "#E78AC3", "#A6D854", "#FFD92F", "#E5C494", "#B3B3B3", 
          "#8DD3C7", "#FFFFB3", "#BEBADA", "#FB8072", "#80B1D3", "#FDB462", "#B3DE69", "#FCCDE5",
          "#D9D9D9", "#BC80BD", "#CCEBC5", "#FFED6F")


## code

targetmatvec=unlist(targetmat)+1
yrange=range(targetmatvec[targetmatvec>0]);
# yrange[1]=1; # set the minimum value to 1
for(i in 1:length(targetmat)){
  vali=targetmat[[i]]+1;
  if(i==1){
    plot(1:length(vali),vali,type='b',las=1,pch=20,main=paste('sgRNAs in',targetgene),ylab='Read counts',xlab='Samples',xlim=c(0.7,length(vali)+0.3),ylim = yrange,col=colors[(i %% length(colors))],xaxt='n',log='y')
    axis(1,at=1:length(vali),labels=(collabel),las=2)
    # lines(0:100,rep(1,101),col='black');
  }else{
    lines(1:length(vali),vali,type='b',pch=20,col=colors[(i %% length(colors))])
  }
}




# parameters
# Do not modify the variables beginning with "__"
targetmat=list(c(1102.1992982810045,667.5565684237042),c(657.8722136568637,454.1058788336797),c(720.1163095632628,352.6121685874425),c(1493.858301753577,857.9880659991182),c(1843.3828403048947,1131.079389445179),c(568.8152764369389,317.03705365577173))
targetgene="LRIG1"
collabel=c("S05_MNSC501_F5","S07_MNSC501_F7")

# set up color using RColorBrewer
#library(RColorBrewer)
#colors <- brewer.pal(length(targetgenelist), "Set1")

colors=c( "#E41A1C", "#377EB8", "#4DAF4A", "#984EA3", "#FF7F00",  "#A65628", "#F781BF",
          "#999999", "#66C2A5", "#FC8D62", "#8DA0CB", "#E78AC3", "#A6D854", "#FFD92F", "#E5C494", "#B3B3B3", 
          "#8DD3C7", "#FFFFB3", "#BEBADA", "#FB8072", "#80B1D3", "#FDB462", "#B3DE69", "#FCCDE5",
          "#D9D9D9", "#BC80BD", "#CCEBC5", "#FFED6F")


## code

targetmatvec=unlist(targetmat)+1
yrange=range(targetmatvec[targetmatvec>0]);
# yrange[1]=1; # set the minimum value to 1
for(i in 1:length(targetmat)){
  vali=targetmat[[i]]+1;
  if(i==1){
    plot(1:length(vali),vali,type='b',las=1,pch=20,main=paste('sgRNAs in',targetgene),ylab='Read counts',xlab='Samples',xlim=c(0.7,length(vali)+0.3),ylim = yrange,col=colors[(i %% length(colors))],xaxt='n',log='y')
    axis(1,at=1:length(vali),labels=(collabel),las=2)
    # lines(0:100,rep(1,101),col='black');
  }else{
    lines(1:length(vali),vali,type='b',pch=20,col=colors[(i %% length(colors))])
  }
}




# parameters
# Do not modify the variables beginning with "__"
targetmat=list(c(2298.243541159349,1543.332191888658),c(880.0357559689342,747.0774135650859),c(1092.623283526174,618.3792036652181),c(958.5590769585452,618.3792036652181),c(733.5227302200257,458.2911864726998),c(1234.3483018976672,660.2322800554191),c(1054.3192245068515,857.9880659991182),c(841.7316969496117,613.147569116443),c(478.80073774153107,247.9794776119403),c(971.9654976153081,657.093299326154))
targetgene="ROSA26"
collabel=c("S05_MNSC501_F5","S07_MNSC501_F7")

# set up color using RColorBrewer
#library(RColorBrewer)
#colors <- brewer.pal(length(targetgenelist), "Set1")

colors=c( "#E41A1C", "#377EB8", "#4DAF4A", "#984EA3", "#FF7F00",  "#A65628", "#F781BF",
          "#999999", "#66C2A5", "#FC8D62", "#8DA0CB", "#E78AC3", "#A6D854", "#FFD92F", "#E5C494", "#B3B3B3", 
          "#8DD3C7", "#FFFFB3", "#BEBADA", "#FB8072", "#80B1D3", "#FDB462", "#B3DE69", "#FCCDE5",
          "#D9D9D9", "#BC80BD", "#CCEBC5", "#FFED6F")


## code

targetmatvec=unlist(targetmat)+1
yrange=range(targetmatvec[targetmatvec>0]);
# yrange[1]=1; # set the minimum value to 1
for(i in 1:length(targetmat)){
  vali=targetmat[[i]]+1;
  if(i==1){
    plot(1:length(vali),vali,type='b',las=1,pch=20,main=paste('sgRNAs in',targetgene),ylab='Read counts',xlab='Samples',xlim=c(0.7,length(vali)+0.3),ylim = yrange,col=colors[(i %% length(colors))],xaxt='n',log='y')
    axis(1,at=1:length(vali),labels=(collabel),las=2)
    # lines(0:100,rep(1,101),col='black');
  }else{
    lines(1:length(vali),vali,type='b',pch=20,col=colors[(i %% length(colors))])
  }
}



dev.off()
Sweave("S1B_c0_t2_summary.Rnw");
library(tools);

texi2dvi("S1B_c0_t2_summary.tex",pdf=TRUE);
